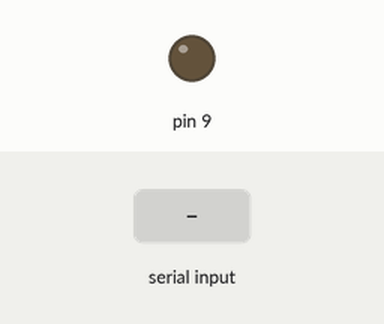
This sketch was run on a simulated Arduino Uno, built with avr-gcc and run on an emulated ATmega328P. Shown: output pins drawn as LEDs (lit = HIGH). The inputs (shaded band) are chosen by the test bench.

Above: at 1.2 s.
1.3 s: "90,45\n" received over Serial
At 1.6 s:
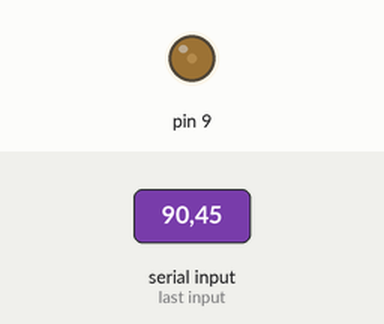
2.8 s: "30,150\n" received over Serial
At 4.0 s:
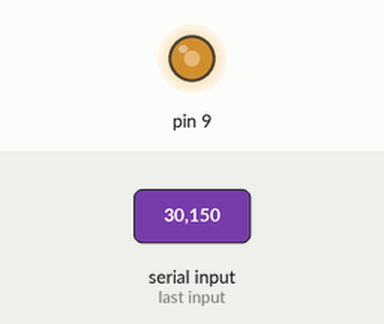
4.3 s: "200\n" received over Serial
At 5.0 s:
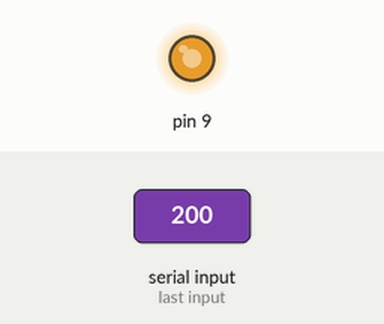
5.8 s: "90\n" received over Serial
At 6.1 s:
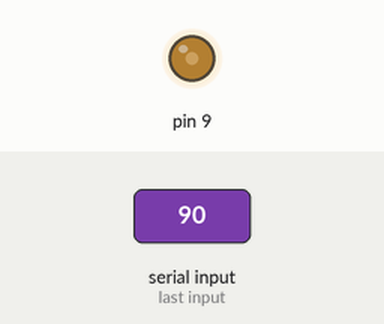
Timing chart, 0 to 8.3 s (numbered marks = the images above; inputs shaded):
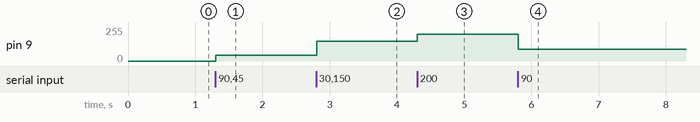

The sketch:

sensor2.ino
```cpp
void setup() {
  Serial.begin(9600);
  Serial.setTimeout(50);
  pinMode(9, OUTPUT);
}

void loop() {
  if (Serial.available() > 0) {
    int brightness = Serial.parseInt();

    // Remove the newline after the number.
    while (Serial.available() > 0) {
      Serial.read();
    }

    brightness = constrain(brightness, 0, 255);
    analogWrite(9, brightness);
  }
}
```

Measured:
- after the input at 1.3 s, pin 9: 0/255 → 45/255 at once
- after the input at 2.8 s, pin 9: 45/255 → 150/255 at once
- after the input at 4.3 s, pin 9: 150/255 → 200/255 at once
- after the input at 5.8 s, pin 9: 200/255 → 90/255 at once
